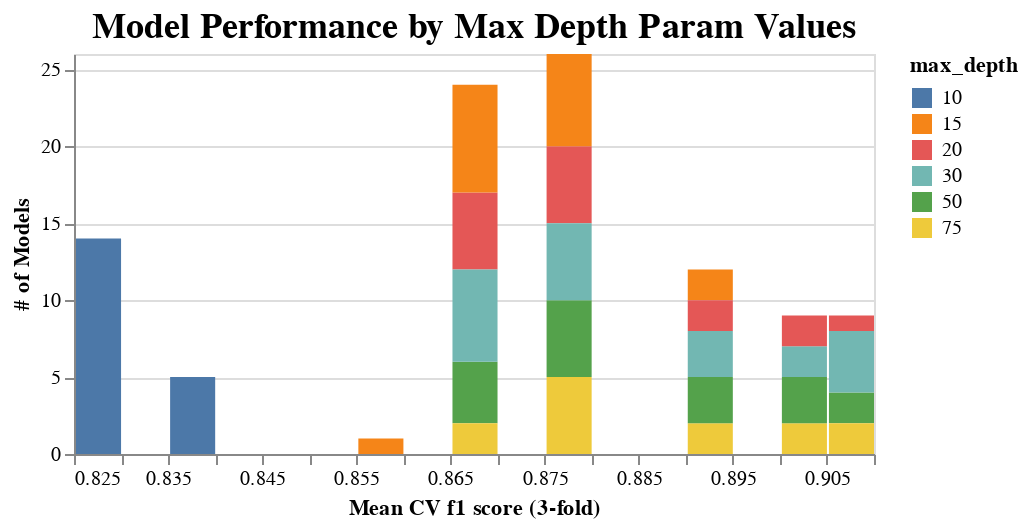

Notebook cell for this chart:
### Code cell
# 21 of the 30 worst-performing models had max depth of 10.

alt.Chart(results).mark_bar().encode(
    x = alt.Y('f1_rounded', title = 'Mean CV f1 score (3-fold)', bin=alt.Bin(maxbins=25)),
    y = alt.Y('count()', title = '# of Models'),
    color = 'max_depth:N').properties(height = 200, width = 400, title = 'Model Performance by Max Depth Param Values').configure_title(fontSize=18)

### Figure 1 — Vega-Lite specification as saved in the notebook (floating-point values rounded to 4 significant figures)
{"config": {"view": {"continuousWidth": 300, "continuousHeight": 300}, "title": {"fontSize": 18}}, "data": {"name": "data-ce234ac52441d4157242c4bb2b9ac051"}, "mark": {"type": "bar"}, "encoding": {"color": {"field": "max_depth", "type": "nominal"}, "x": {"bin": {"maxbins": 25}, "field": "f1_rounded", "title": "Mean CV f1 score (3-fold)", "type": "quantitative"}, "y": {"aggregate": "count", "title": "# of Models", "type": "quantitative"}}, "height": 200, "title": "Model Performance by Max Depth Param Values", "width": 400, "$schema": "https://vega.github.io/schema/vega-lite/v5.6.1.json", "datasets": {"data-ce234ac52441d4157242c4bb2b9ac051": [{"num_trees": 150, "min_samples_split": 15, "min_samples_leaf": 8, "max_depth": 75, "f1 score": 0.8855, "rank_test_score": 27, "f1_rounded": 0.89}, {"num_trees": 75, "min_samples_split": 10, "min_samples_leaf": 3, "max_depth": 15, "f1 score": 0.8934, "rank_test_score": 22, "f1_rounded": 0.89}, {"num_trees": 75, "min_samples_split": 15, "min_samples_leaf": 8, "max_depth": 20, "f1 score": 0.8826, "rank_test_score": 40, "f1_rounded": 0.88}, {"num_trees": 75, "min_samples_split": 10, "min_samples_leaf": 10, "max_depth": 50, "f1 score": 0.8734, "rank_test_score": 66, "f1_rounded": 0.87}, {"num_trees": 50, "min_samples_split": 20, "min_samples_leaf": 3, "max_depth": 50, "f1 score": 0.8946, "rank_test_score": 19, "f1_rounded": 0.89}, {"num_trees": 150, "min_samples_split": 10, "min_samples_leaf": 3, "max_depth": 20, "f1 score": 0.9061, "rank_test_score": 7, "f1_rounded": 0.91}, {"num_trees": 50, "min_samples_split": 10, "min_samples_leaf": 10, "max_depth": 20, "f1 score": 0.8719, "rank_test_score": 74, "f1_rounded": 0.87}, {"num_trees": 100, "min_samples_split": 15, "min_samples_leaf": 10, "max_depth": 30, "f1 score": 0.8748, "rank_test_score": 58, "f1_rounded": 0.87}, {"num_trees": 75, "min_samples_split": 15, "min_samples_leaf": 3, "max_depth": 10, "f1 score": 0.8379, "rank_test_score": 84, "f1_rounded": 0.84}, {"num_trees": 150, "min_samples_split": 20, "min_samples_leaf": 3, "max_depth": 20, "f1 score": 0.8937, "rank_test_score": 21, "f1_rounded": 0.89}, {"num_trees": 150, "min_samples_split": 15, "min_samples_leaf": 8, "max_depth": 15, "f1 score": 0.8773, "rank_test_score": 52, "f1_rounded": 0.88}, {"num_trees": 100, "min_samples_split": 10, "min_samples_leaf": 3, "max_depth": 50, "f1 score": 0.907, "rank_test_score": 4, "f1_rounded": 0.91}, {"num_trees": 75, "min_samples_split": 15, "min_samples_leaf": 8, "max_depth": 50, "f1 score": 0.8841, "rank_test_score": 36, "f1_rounded": 0.88}, {"num_trees": 100, "min_samples_split": 20, "min_samples_leaf": 3, "max_depth": 30, "f1 score": 0.8952, "rank_test_score": 18, "f1_rounded": 0.9}, {"num_trees": 100, "min_samples_split": 10, "min_samples_leaf": 3, "max_depth": 20, "f1 score": 0.9049, "rank_test_score": 10, "f1_rounded": 0.9}, {"num_trees": 50, "min_samples_split": 10, "min_samples_leaf": 10, "max_depth": 75, "f1 score": 0.8723, "rank_test_score": 72, "f1_rounded": 0.87}, {"num_trees": 150, "min_samples_split": 10, "min_samples_leaf": 10, "max_depth": 30, "f1 score": 0.8744, "rank_test_score": 60, "f1_rounded": 0.87}, {"num_trees": 50, "min_samples_split": 10, "min_samples_leaf": 8, "max_depth": 10, "f1 score": 0.8303, "rank_test_score": 92, "f1_rounded": 0.83}, {"num_trees": 100, "min_samples_split": 20, "min_samples_leaf": 3, "max_depth": 50, "f1 score": 0.8944, "rank_test_score": 20, "f1_rounded": 0.89}, {"num_trees": 75, "min_samples_split": 15, "min_samples_leaf": 10, "max_depth": 20, "f1 score": 0.8743, "rank_test_score": 62, "f1_rounded": 0.87}, {"num_trees": 50, "min_samples_split": 20, "min_samples_leaf": 3, "max_depth": 75, "f1 score": 0.8929, "rank_test_score": 23, "f1_rounded": 0.89}, {"num_trees": 50, "min_samples_split": 10, "min_samples_leaf": 3, "max_depth": 50, "f1 score": 0.9073, "rank_test_score": 3, "f1_rounded": 0.91}, {"num_trees": 50, "min_samples_split": 15, "min_samples_leaf": 8, "max_depth": 75, "f1 score": 0.8807, "rank_test_score": 46, "f1_rounded": 0.88}, {"num_trees": 150, "min_samples_split": 20, "min_samples_leaf": 3, "max_depth": 75, "f1 score": 0.8981, "rank_test_score": 13, "f1_rounded": 0.9}, {"num_trees": 75, "min_samples_split": 20, "min_samples_leaf": 8, "max_depth": 30, "f1 score": 0.8824, "rank_test_score": 42, "f1_rounded": 0.88}, {"num_trees": 100, "min_samples_split": 15, "min_samples_leaf": 8, "max_depth": 10, "f1 score": 0.8317, "rank_test_score": 89, "f1_rounded": 0.83}, {"num_trees": 50, "min_samples_split": 20, "min_samples_leaf": 10, "max_depth": 50, "f1 score": 0.8725, "rank_test_score": 69, "f1_rounded": 0.87}, {"num_trees": 150, "min_samples_split": 10, "min_samples_leaf": 8, "max_depth": 10, "f1 score": 0.8362, "rank_test_score": 86, "f1_rounded": 0.84}, {"num_trees": 100, "min_samples_split": 10, "min_samples_leaf": 8, "max_depth": 20, "f1 score": 0.8825, "rank_test_score": 41, "f1_rounded": 0.88}, {"num_trees": 150, "min_samples_split": 20, "min_samples_leaf": 10, "max_depth": 15, "f1 score": 0.868, "rank_test_score": 76, "f1_rounded": 0.87}, {"num_trees": 150, "min_samples_split": 15, "min_samples_leaf": 3, "max_depth": 10, "f1 score": 0.8386, "rank_test_score": 83, "f1_rounded": 0.84}, {"num_trees": 150, "min_samples_split": 10, "min_samples_leaf": 10, "max_depth": 15, "f1 score": 0.8673, "rank_test_score": 80, "f1_rounded": 0.87}, {"num_trees": 150, "min_samples_split": 10, "min_samples_leaf": 10, "max_depth": 50, "f1 score": 0.8742, "rank_test_score": 63, "f1_rounded": 0.87}, {"num_trees": 75, "min_samples_split": 10, "min_samples_leaf": 10, "max_depth": 20, "f1 score": 0.8736, "rank_test_score": 65, "f1_rounded": 0.87}, {"num_trees": 75, "min_samples_split": 15, "min_samples_leaf": 10, "max_depth": 30, "f1 score": 0.8724, "rank_test_score": 70, "f1_rounded": 0.87}, {"num_trees": 150, "min_samples_split": 10, "min_samples_leaf": 8, "max_depth": 50, "f1 score": 0.8845, "rank_test_score": 35, "f1_rounded": 0.88}, {"num_trees": 75, "min_samples_split": 20, "min_samples_leaf": 10, "max_depth": 10, "f1 score": 0.8275, "rank_test_score": 98, "f1_rounded": 0.83}, {"num_trees": 75, "min_samples_split": 20, "min_samples_leaf": 10, "max_depth": 30, "f1 score": 0.8737, "rank_test_score": 64, "f1_rounded": 0.87}, {"num_trees": 100, "min_samples_split": 15, "min_samples_leaf": 8, "max_depth": 20, "f1 score": 0.8838, "rank_test_score": 37, "f1_rounded": 0.88}, {"num_trees": 50, "min_samples_split": 20, "min_samples_leaf": 8, "max_depth": 75, "f1 score": 0.8792, "rank_test_score": 49, "f1_rounded": 0.88}, {"num_trees": 150, "min_samples_split": 20, "min_samples_leaf": 10, "max_depth": 20, "f1 score": 0.8758, "rank_test_score": 55, "f1_rounded": 0.88}, {"num_trees": 100, "min_samples_split": 10, "min_samples_leaf": 3, "max_depth": 75, "f1 score": 0.9063, "rank_test_score": 5, "f1_rounded": 0.91}, {"num_trees": 100, "min_samples_split": 10, "min_samples_leaf": 8, "max_depth": 30, "f1 score": 0.8855, "rank_test_score": 28, "f1_rounded": 0.89}, {"num_trees": 50, "min_samples_split": 15, "min_samples_leaf": 8, "max_depth": 10, "f1 score": 0.8306, "rank_test_score": 91, "f1_rounded": 0.83}, {"num_trees": 50, "min_samples_split": 15, "min_samples_leaf": 10, "max_depth": 30, "f1 score": 0.8722, "rank_test_score": 73, "f1_rounded": 0.87}, {"num_trees": 150, "min_samples_split": 10, "min_samples_leaf": 8, "max_depth": 30, "f1 score": 0.885, "rank_test_score": 30, "f1_rounded": 0.89}, {"num_trees": 100, "min_samples_split": 20, "min_samples_leaf": 8, "max_depth": 10, "f1 score": 0.83, "rank_test_score": 95, "f1_rounded": 0.83}, {"num_trees": 50, "min_samples_split": 20, "min_samples_leaf": 3, "max_depth": 20, "f1 score": 0.8912, "rank_test_score": 25, "f1_rounded": 0.89}, {"num_trees": 75, "min_samples_split": 20, "min_samples_leaf": 3, "max_depth": 15, "f1 score": 0.8814, "rank_test_score": 45, "f1_rounded": 0.88}, {"num_trees": 50, "min_samples_split": 15, "min_samples_leaf": 3, "max_depth": 20, "f1 score": 0.8973, "rank_test_score": 14, "f1_rounded": 0.9}, {"num_trees": 50, "min_samples_split": 15, "min_samples_leaf": 3, "max_depth": 10, "f1 score": 0.8364, "rank_test_score": 85, "f1_rounded": 0.84}, {"num_trees": 75, "min_samples_split": 10, "min_samples_leaf": 3, "max_depth": 30, "f1 score": 0.9061, "rank_test_score": 6, "f1_rounded": 0.91}, {"num_trees": 100, "min_samples_split": 15, "min_samples_leaf": 8, "max_depth": 75, "f1 score": 0.8849, "rank_test_score": 32, "f1_rounded": 0.88}, {"num_trees": 50, "min_samples_split": 20, "min_samples_leaf": 3, "max_depth": 15, "f1 score": 0.8802, "rank_test_score": 48, "f1_rounded": 0.88}, {"num_trees": 150, "min_samples_split": 15, "min_samples_leaf": 10, "max_depth": 30, "f1 score": 0.8775, "rank_test_score": 50, "f1_rounded": 0.88}, {"num_trees": 50, "min_samples_split": 15, "min_samples_leaf": 8, "max_depth": 15, "f1 score": 0.8743, "rank_test_score": 61, "f1_rounded": 0.87}, {"num_trees": 100, "min_samples_split": 15, "min_samples_leaf": 10, "max_depth": 15, "f1 score": 0.8679, "rank_test_score": 77, "f1_rounded": 0.87}, {"num_trees": 100, "min_samples_split": 10, "min_samples_leaf": 10, "max_depth": 10, "f1 score": 0.8301, "rank_test_score": 93, "f1_rounded": 0.83}, {"num_trees": 75, "min_samples_split": 10, "min_samples_leaf": 10, "max_depth": 15, "f1 score": 0.8675, "rank_test_score": 79, "f1_rounded": 0.87}, {"num_trees": 50, "min_samples_split": 10, "min_samples_leaf": 8, "max_depth": 50, "f1 score": 0.8828, "rank_test_score": 39, "f1_rounded": 0.88}, {"num_trees": 100, "min_samples_split": 20, "min_samples_leaf": 10, "max_depth": 20, "f1 score": 0.8732, "rank_test_score": 68, "f1_rounded": 0.87}, {"num_trees": 50, "min_samples_split": 20, "min_samples_leaf": 3, "max_depth": 10, "f1 score": 0.8291, "rank_test_score": 96, "f1_rounded": 0.83}, {"num_trees": 50, "min_samples_split": 15, "min_samples_leaf": 3, "max_depth": 15, "f1 score": 0.887, "rank_test_score": 26, "f1_rounded": 0.89}, {"num_trees": 100, "min_samples_split": 10, "min_samples_leaf": 10, "max_depth": 50, "f1 score": 0.8746, "rank_test_score": 59, "f1_rounded": 0.87}, {"num_trees": 75, "min_samples_split": 10, "min_samples_leaf": 8, "max_depth": 10, "f1 score": 0.83, "rank_test_score": 94, "f1_rounded": 0.83}, {"num_trees": 50, "min_samples_split": 15, "min_samples_leaf": 3, "max_depth": 30, "f1 score": 0.9011, "rank_test_score": 12, "f1_rounded": 0.9}, {"num_trees": 50, "min_samples_split": 15, "min_samples_leaf": 8, "max_depth": 50, "f1 score": 0.8819, "rank_test_score": 43, "f1_rounded": 0.88}, {"num_trees": 50, "min_samples_split": 10, "min_samples_leaf": 10, "max_depth": 10, "f1 score": 0.826, "rank_test_score": 100, "f1_rounded": 0.83}, {"num_trees": 100, "min_samples_split": 15, "min_samples_leaf": 10, "max_depth": 10, "f1 score": 0.8263, "rank_test_score": 99, "f1_rounded": 0.83}, {"num_trees": 50, "min_samples_split": 10, "min_samples_leaf": 10, "max_depth": 15, "f1 score": 0.8643, "rank_test_score": 81, "f1_rounded": 0.86}, {"num_trees": 50, "min_samples_split": 20, "min_samples_leaf": 8, "max_depth": 15, "f1 score": 0.87, "rank_test_score": 75, "f1_rounded": 0.87}, {"num_trees": 100, "min_samples_split": 10, "min_samples_leaf": 3, "max_depth": 30, "f1 score": 0.9075, "rank_test_score": 1, "f1_rounded": 0.91}, {"num_trees": 50, "min_samples_split": 20, "min_samples_leaf": 8, "max_depth": 20, "f1 score": 0.8773, "rank_test_score": 51, "f1_rounded": 0.88}, {"num_trees": 150, "min_samples_split": 15, "min_samples_leaf": 8, "max_depth": 10, "f1 score": 0.8331, "rank_test_score": 87, "f1_rounded": 0.83}, {"num_trees": 100, "min_samples_split": 15, "min_samples_leaf": 8, "max_depth": 50, "f1 score": 0.8845, "rank_test_score": 34, "f1_rounded": 0.88}, {"num_trees": 100, "min_samples_split": 10, "min_samples_leaf": 8, "max_depth": 50, "f1 score": 0.8851, "rank_test_score": 29, "f1_rounded": 0.89}, {"num_trees": 100, "min_samples_split": 15, "min_samples_leaf": 8, "max_depth": 15, "f1 score": 0.8761, "rank_test_score": 54, "f1_rounded": 0.88}, {"num_trees": 75, "min_samples_split": 15, "min_samples_leaf": 8, "max_depth": 75, "f1 score": 0.8833, "rank_test_score": 38, "f1_rounded": 0.88}, {"num_trees": 150, "min_samples_split": 10, "min_samples_leaf": 8, "max_depth": 15, "f1 score": 0.8767, "rank_test_score": 53, "f1_rounded": 0.88}, {"num_trees": 150, "min_samples_split": 20, "min_samples_leaf": 10, "max_depth": 30, "f1 score": 0.8732, "rank_test_score": 67, "f1_rounded": 0.87}, {"num_trees": 75, "min_samples_split": 20, "min_samples_leaf": 3, "max_depth": 75, "f1 score": 0.8966, "rank_test_score": 15, "f1_rounded": 0.9}, {"num_trees": 50, "min_samples_split": 10, "min_samples_leaf": 3, "max_depth": 30, "f1 score": 0.9058, "rank_test_score": 9, "f1_rounded": 0.91}, {"num_trees": 50, "min_samples_split": 20, "min_samples_leaf": 10, "max_depth": 20, "f1 score": 0.8723, "rank_test_score": 71, "f1_rounded": 0.87}, {"num_trees": 50, "min_samples_split": 20, "min_samples_leaf": 3, "max_depth": 30, "f1 score": 0.8923, "rank_test_score": 24, "f1_rounded": 0.89}, {"num_trees": 75, "min_samples_split": 20, "min_samples_leaf": 3, "max_depth": 50, "f1 score": 0.8958, "rank_test_score": 17, "f1_rounded": 0.9}, {"num_trees": 100, "min_samples_split": 15, "min_samples_leaf": 3, "max_depth": 50, "f1 score": 0.9022, "rank_test_score": 11, "f1_rounded": 0.9}, {"num_trees": 75, "min_samples_split": 15, "min_samples_leaf": 8, "max_depth": 30, "f1 score": 0.8845, "rank_test_score": 33, "f1_rounded": 0.88}, {"num_trees": 100, "min_samples_split": 10, "min_samples_leaf": 8, "max_depth": 10, "f1 score": 0.8322, "rank_test_score": 88, "f1_rounded": 0.83}, {"num_trees": 150, "min_samples_split": 10, "min_samples_leaf": 10, "max_depth": 10, "f1 score": 0.8283, "rank_test_score": 97, "f1_rounded": 0.83}, {"num_trees": 100, "min_samples_split": 20, "min_samples_leaf": 8, "max_depth": 30, "f1 score": 0.8815, "rank_test_score": 44, "f1_rounded": 0.88}, {"num_trees": 100, "min_samples_split": 15, "min_samples_leaf": 10, "max_depth": 75, "f1 score": 0.8756, "rank_test_score": 56, "f1_rounded": 0.88}, {"num_trees": 50, "min_samples_split": 20, "min_samples_leaf": 8, "max_depth": 10, "f1 score": 0.8311, "rank_test_score": 90, "f1_rounded": 0.83}, {"num_trees": 100, "min_samples_split": 20, "min_samples_leaf": 3, "max_depth": 15, "f1 score": 0.8806, "rank_test_score": 47, "f1_rounded": 0.88}, {"num_trees": 50, "min_samples_split": 10, "min_samples_leaf": 3, "max_depth": 75, "f1 score": 0.906, "rank_test_score": 8, "f1_rounded": 0.91}, {"num_trees": 150, "min_samples_split": 15, "min_samples_leaf": 10, "max_depth": 75, "f1 score": 0.8749, "rank_test_score": 57, "f1_rounded": 0.87}, {"num_trees": 150, "min_samples_split": 20, "min_samples_leaf": 3, "max_depth": 50, "f1 score": 0.8963, "rank_test_score": 16, "f1_rounded": 0.9}, {"num_trees": 50, "min_samples_split": 15, "min_samples_leaf": 8, "max_depth": 30, "f1 score": 0.8849, "rank_test_score": 31, "f1_rounded": 0.88}, {"num_trees": 100, "min_samples_split": 10, "min_samples_leaf": 10, "max_depth": 15, "f1 score": 0.8677, "rank_test_score": 78, "f1_rounded": 0.87}, {"num_trees": 150, "min_samples_split": 10, "min_samples_leaf": 3, "max_depth": 30, "f1 score": 0.9074, "rank_test_score": 2, "f1_rounded": 0.91}, {"num_trees": 100, "min_samples_split": 10, "min_samples_leaf": 3, "max_depth": 10, "f1 score": 0.841, "rank_test_score": 82, "f1_rounded": 0.84}]}}
